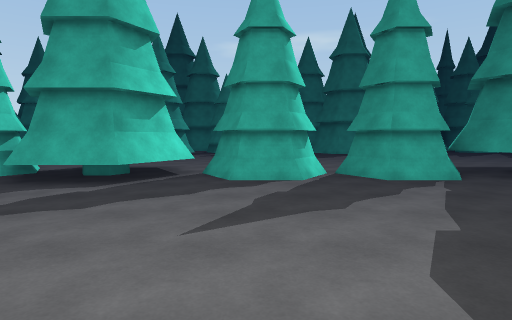
[1] (above)

24 first-person views from a walk through a 3-D level made in the Unity game engine. The camera is 1.5 m above the floor, tilts 4° down and sees 75° across. The floor is counted in squares, 1.78 m on a side. Each view is taken from the middle of a square. On the plan, view 1 faces up. The plan holds only what a view shows up to about 11 squares ahead; the rest is blank. The place goes on beyond the plan. The player character is not drawn.

[2]
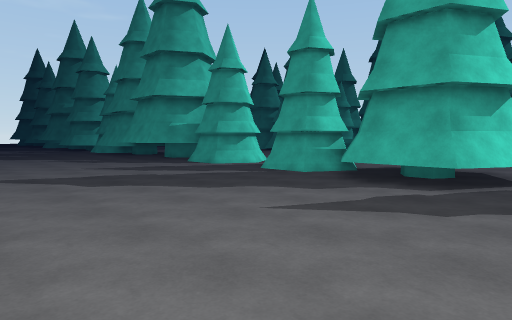

[3]
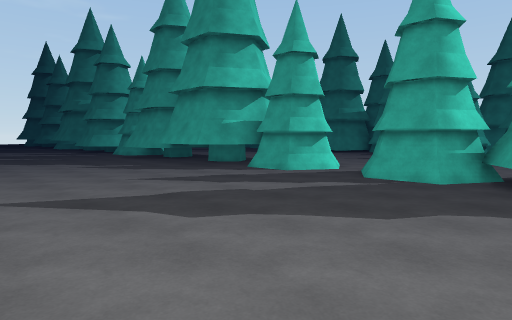

[4]
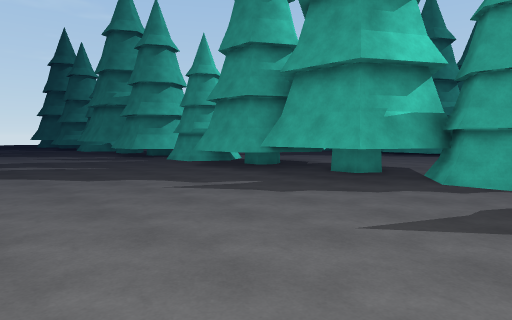

[5]
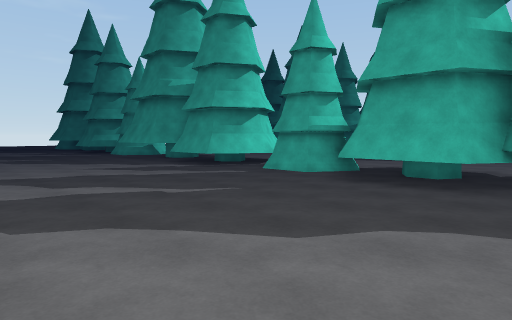

[6]
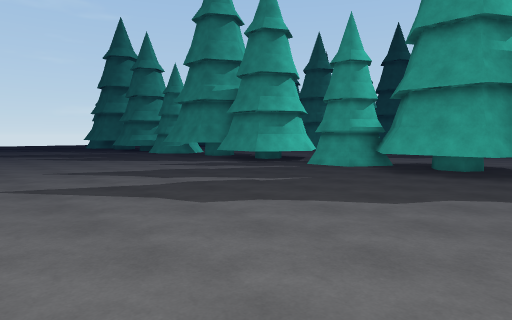

[7]
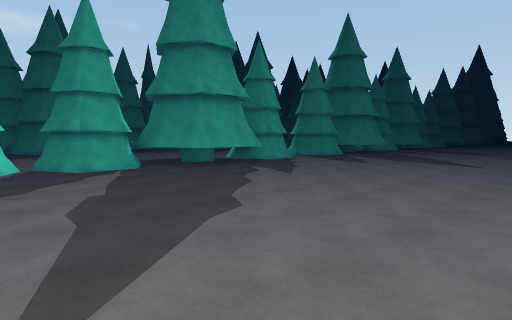

[8]
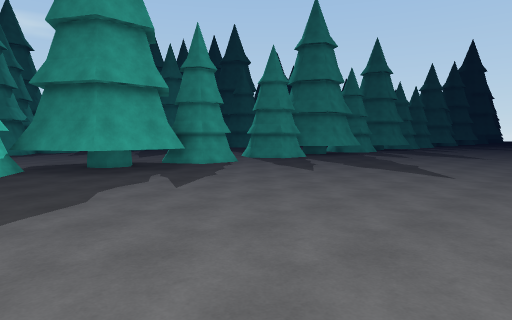

[9]
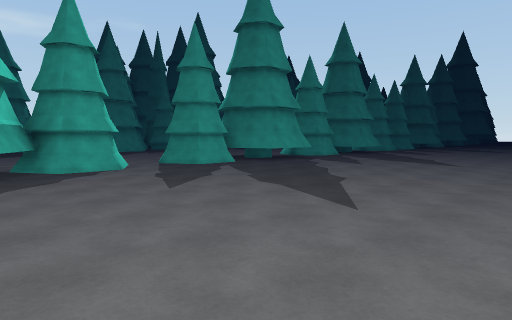

[10]
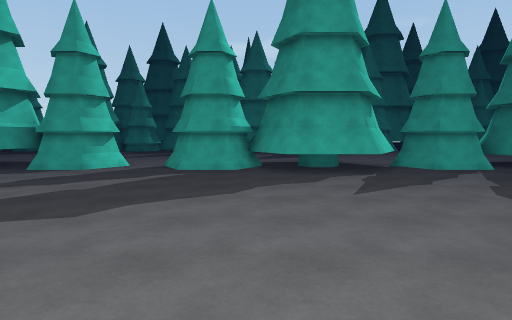

[11]
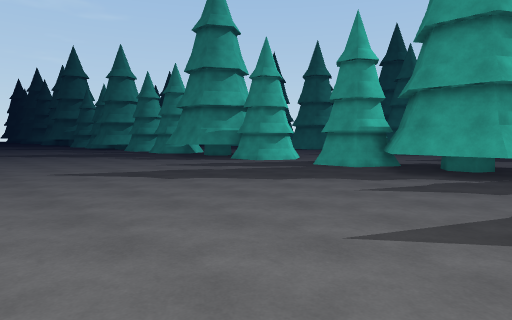

[12]
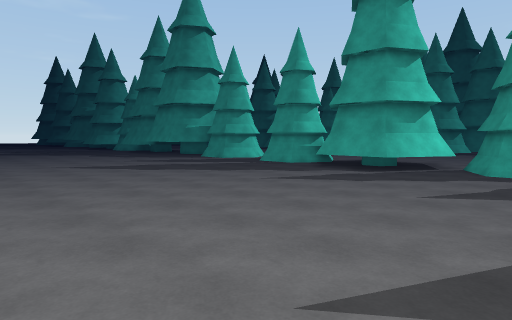

[13]
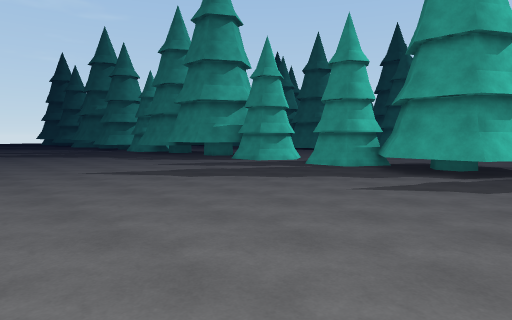

[14]
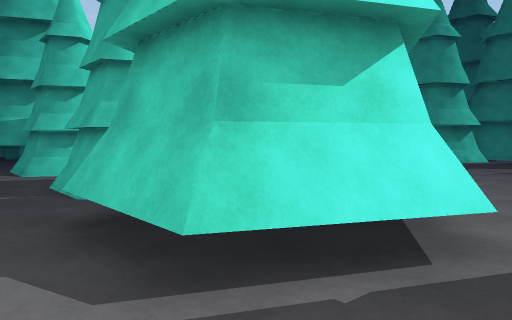

[15]
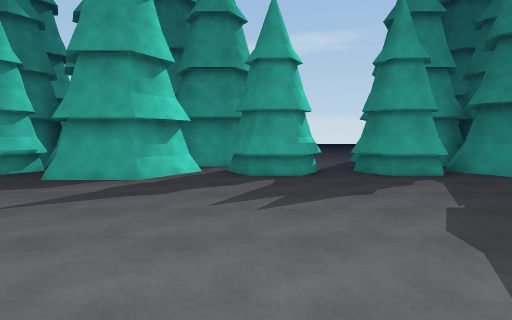

[16]
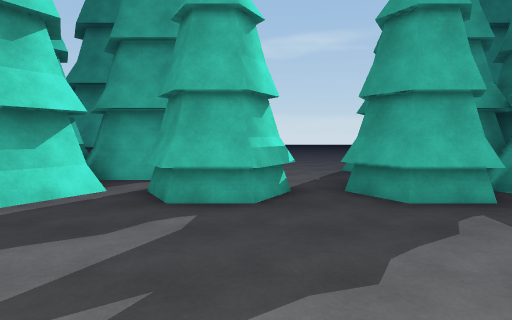

[17]
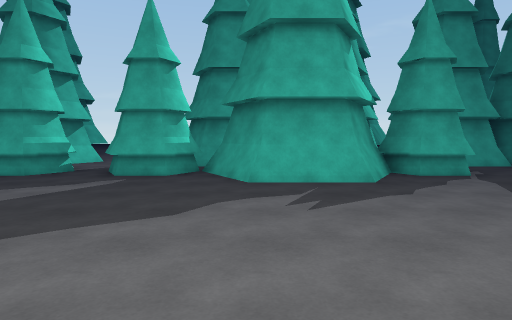

[18]
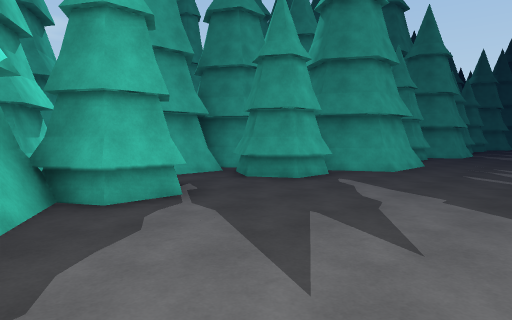

[19]
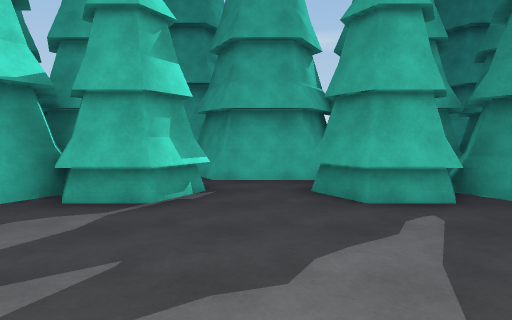

[20]
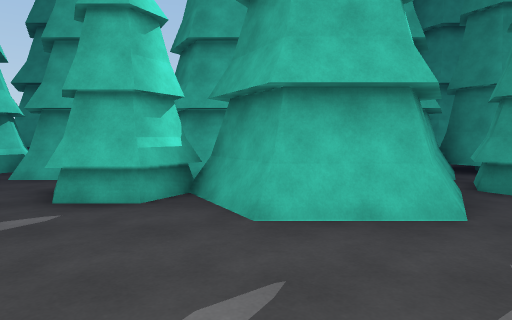

[21]
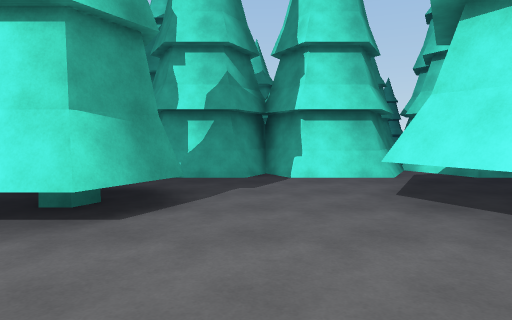

[22]
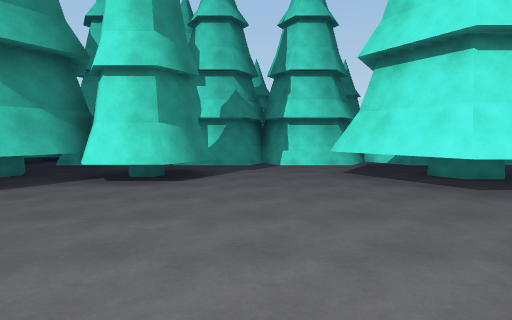

[23]
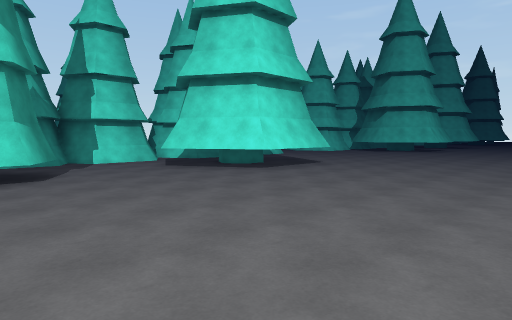

[24]
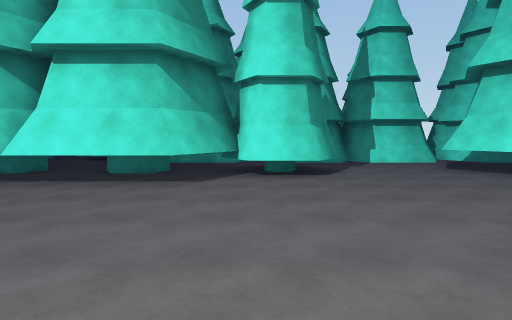

### Floor plan
Key: @ floor where view 1 was taken; # wall or solid block; . floor; T tree.
Columns run from 24 left of view 1 to 19 right of it. Each row starts with its distance up from view 1.
 34                                    ... .
 33                              ............
 32                           ................
 31                           .................
 30                            ................
 29                             ................
 28                              .TTTT......TTTT
 27                               TTTT....TTTTTT
 26                                #TTT..TTTTT#
 25                                 TTT...T TT
 24                  TT     ..   .TTTT......TTT
 23                         ..  T.TTTTTTTTT.TTTT
 22                         ..   T  TT ##  T#  T
 21                #   T ##..T## T  T####  T  ##
 20                TT  TT#T...T##T#TTT#T #TT  TT
 19                 #   T  T.T T### # .T  #  TT
 18                 #T ##T##.##T###T#T.T#T###T#
 17                 T.T#T.TT.TT.T#T.T...T.T#T.
 16                  ...........TTT.............
 15                   ..........................
 14                    ......................
 13                    ................   .
 12                     ..... .....
 11      ..              ...  ........
 10      .. .     ..  .....   . ......
  9         T   T T.  T   T.  .TTTTTT. ..
  8   T ##TTTT #TT TT #TTTTT #T #TT T# T.# TT TT
  7  TT.#TTTTTTTTT#T.T#TTTTTTT.T#TTTTTTT.#TTTTT.
  6  TT....TTTTTT.......TT........TTT.......TTT.
  5 ............................................
  4 ............................................
  3 ............................................
  2 ............................................
  1 ............................................
  0 ........................@...................
 -1 ..........   ..............................
 -2       ... .        ............. ...   ... .

Positions as (right, up) in squares from view 1, and headings:
1: (0, 0), facing up
2: (-1, 0), facing up-left
3: (-4, 0), facing up-left
4: (-9, 0), facing up-left
5: (-14, 0), facing up-left
6: (-14, -2), facing up-left
7: (0, -2), facing up-right
8: (3, -2), facing up-right
9: (7, -2), facing up-right
10: (15, -2), facing up
11: (19, -2), facing up-left
12: (1, -2), facing up-left
13: (-1, -2), facing up-left
14: (-1, 5), facing up-left
15: (-2, 10), facing up
16: (-1, 13), facing up
17: (4, 10), facing up
18: (6, 13), facing up-right
19: (10, 13), facing up
20: (14, 13), facing up
21: (12, 30), facing down
22: (12, 33), facing down
23: (15, 34), facing down-left
24: (15, 34), facing down
